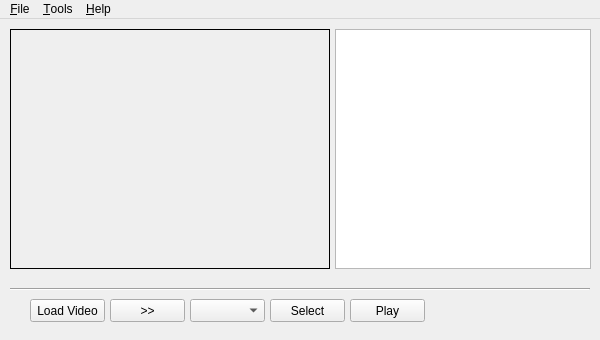
<?xml version="1.0" encoding="UTF-8"?>
<ui version="4.0">
 <class>FaceRecognition</class>
 <widget class="QMainWindow" name="FaceRecognition">
  <property name="geometry">
   <rect>
    <x>0</x>
    <y>0</y>
    <width>600</width>
    <height>340</height>
   </rect>
  </property>
  <property name="minimumSize">
   <size>
    <width>600</width>
    <height>340</height>
   </size>
  </property>
  <property name="maximumSize">
   <size>
    <width>600</width>
    <height>340</height>
   </size>
  </property>
  <property name="windowTitle">
   <string>Unconstrained Face Recognition System</string>
  </property>
  <widget class="QWidget" name="centralWidget">
   <widget class="Line" name="line">
    <property name="geometry">
     <rect>
      <x>10</x>
      <y>260</y>
      <width>580</width>
      <height>20</height>
     </rect>
    </property>
    <property name="orientation">
     <enum>Qt::Horizontal</enum>
    </property>
   </widget>
   <widget class="QLabel" name="videoDisplayLabel">
    <property name="geometry">
     <rect>
      <x>10</x>
      <y>10</y>
      <width>320</width>
      <height>240</height>
     </rect>
    </property>
    <property name="frameShape">
     <enum>QFrame::Box</enum>
    </property>
    <property name="text">
     <string/>
    </property>
   </widget>
   <widget class="QTextBrowser" name="recogResultTxtBrowser">
    <property name="geometry">
     <rect>
      <x>335</x>
      <y>10</y>
      <width>256</width>
      <height>240</height>
     </rect>
    </property>
   </widget>
   <widget class="QComboBox" name="faceIndComboBox">
    <property name="geometry">
     <rect>
      <x>190</x>
      <y>280</y>
      <width>75</width>
      <height>23</height>
     </rect>
    </property>
   </widget>
   <widget class="QPushButton" name="playButton">
    <property name="geometry">
     <rect>
      <x>350</x>
      <y>280</y>
      <width>75</width>
      <height>23</height>
     </rect>
    </property>
    <property name="text">
     <string>Play</string>
    </property>
   </widget>
   <widget class="QPushButton" name="loadVideoButton">
    <property name="geometry">
     <rect>
      <x>30</x>
      <y>280</y>
      <width>75</width>
      <height>23</height>
     </rect>
    </property>
    <property name="text">
     <string>Load Video</string>
    </property>
   </widget>
   <widget class="QPushButton" name="nextFrameButton">
    <property name="geometry">
     <rect>
      <x>110</x>
      <y>280</y>
      <width>75</width>
      <height>23</height>
     </rect>
    </property>
    <property name="text">
     <string>&gt;&gt;</string>
    </property>
   </widget>
   <widget class="QPushButton" name="selectionButton">
    <property name="geometry">
     <rect>
      <x>270</x>
      <y>280</y>
      <width>75</width>
      <height>23</height>
     </rect>
    </property>
    <property name="text">
     <string>Select</string>
    </property>
   </widget>
   <zorder>recogResultTxtBrowser</zorder>
   <zorder>faceIndComboBox</zorder>
   <zorder>playButton</zorder>
   <zorder>loadVideoButton</zorder>
   <zorder>nextFrameButton</zorder>
   <zorder>line</zorder>
   <zorder>videoDisplayLabel</zorder>
   <zorder>selectionButton</zorder>
  </widget>
  <widget class="QMenuBar" name="menuBar">
   <property name="geometry">
    <rect>
     <x>0</x>
     <y>0</y>
     <width>600</width>
     <height>23</height>
    </rect>
   </property>
   <widget class="QMenu" name="menuFile">
    <property name="title">
     <string>&amp;File</string>
    </property>
    <addaction name="actionQuit"/>
   </widget>
   <widget class="QMenu" name="menuTools">
    <property name="title">
     <string>&amp;Tools</string>
    </property>
    <addaction name="actionRegister_Face"/>
    <addaction name="separator"/>
    <addaction name="actionOption"/>
   </widget>
   <widget class="QMenu" name="menu_About">
    <property name="title">
     <string>&amp;Help</string>
    </property>
    <addaction name="actionAbout"/>
   </widget>
   <addaction name="menuFile"/>
   <addaction name="menuTools"/>
   <addaction name="menu_About"/>
  </widget>
  <action name="actionQuit">
   <property name="text">
    <string>&amp;Quit</string>
   </property>
  </action>
  <action name="actionOption">
   <property name="text">
    <string>&amp;Options</string>
   </property>
  </action>
  <action name="actionAbout">
   <property name="text">
    <string>&amp;About</string>
   </property>
  </action>
  <action name="actionRegister_Face">
   <property name="text">
    <string>&amp;Register Face</string>
   </property>
   <property name="toolTip">
    <string>Register Face</string>
   </property>
  </action>
 </widget>
 <layoutdefault spacing="6" margin="11"/>
 <resources/>
 <connections/>
</ui>
